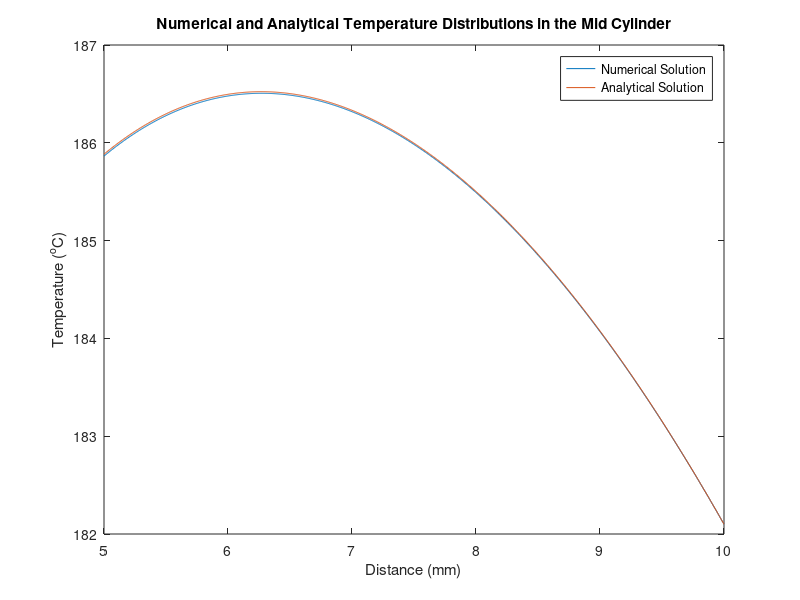
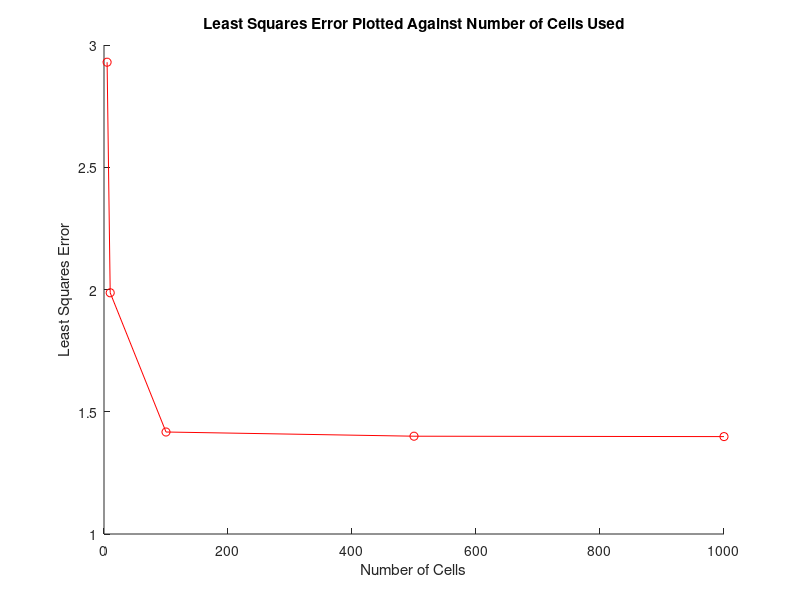

Write MATLAB code to recreate these figures, in order.
%{
MAE 131A Numerical Homework 1
Written by Jake Sudduth and Juni Mireles, 10/16/2025
<=========================================================================>
Creates a 1D mesh and solves the heat equation for a hollow cylinder with
an outer shell. Heat flux into the center of the tube, heat generation in
the mid portion, and a thin outer metal layer with convection boundary.
Compares with analytical solution and calculates error depending on the
number of nodes
<=========================================================================>
%}
clc; close all; clear all;

%Defining constants
r1 = 5e-3;
r2 = 10e-3;
r3 = 11e-3;
%Inner, outer, and metal radii
k = 1.9;
kg = 25;
%Thermal Conductivity of mid portion and metal
Tinf = 180+273;%K
h = 2000;     %W/m^2/K
qdot = 1.4e6;  %W/m^3
q_in = -2000;  %W/m^2
%Known temperature at the interface of middle and metal
T2 = 182.1 + 273;
%Known temperature at the metal and convection interface
T3 = 181.93 + 273;
%Convection temp and coeff, volumetric heat gen in tube, and heat flux to
%inner portion of the tube all in SI units.

%First model is run for the mid portion of the tube, for which the heat
%flux into the center is known and the temperature at the interface with
%the metal is taken to be T2

%Defining number of nodes
n_mid = [5,10,100,500,1000];

err = zeros(5,1000);
L2Err = zeros(1,5);
LinfErr = zeros(1,5);

for j = 1:1:5
%Distance between nodes
dr = (r2-r1)/n_mid(j);
%Creating nodes for metal
n_met = (r3-r2)/dr;
%Creating a vector of each node location
r = linspace(r1,r2,n_mid(j));

%%
%For interior nodes,
n_unk = n_mid(j) - 2;

%Simplifying variable
S = -qdot/k*dr^2;

%Creating A and C matrices for solving equations, [A][T]=[C]
%Check the hand work to understand where these come from
A = zeros(n_mid(j));
C = zeros(n_mid(j),1);

%Creating the A matrix for interior nodes, the one multiplying the temperatures
for i = 2:n_mid(j) - 1
    A(i,i) = -2;
    A(i,i-1) = (1 - dr / (2*r(i)) );
    A(i,i+1) = (1 + dr / (2*r(i)) );
end

%Creating the C matrix, the right hand side of the equation
for i = 1:n_mid(j)
    if i == 1, C(i) = -q_in*dr/k;
    elseif i == n_mid(j), C(i) = T2;
    else, C(i) = S;
    end
end

%Adding in boundary conditions
A(1,1) = -1;
A(1,2) = 1;
A(n_mid(j),n_mid(j)) = 1;

%Calculating Temperature
T = A\C;  %This looks backwards but is how matlab works

%Plotting the temperature over the radius
figure(1)
plot(r*10^3,T-273)
xlabel("Distance (mm)")
ylabel("Temperature (^oC)")

%%
%Plotting the analytical solution

%Temperature distribution in the mid portion
%Creating radius vector
ra = linspace(r1,r2,n_mid(j));
%Constants found by hand
C1 = -r1/k * (q_in - qdot/2*r1);
C2 = T2 + qdot/4/k * r2^2 - C1*log(r2);
%Temperature distribution from heat equation
Ta = -qdot/4/k*ra.^2 + C1.*log(ra) + C2;

figure(1)
hold on
plot(ra*10^3,Ta-273)
legend('Numerical Solution','Analytical Solution')
title('Numerical and Analytical Temperature Distributions in the Mid Cylinder')
hold off


%%
%Calculating the error

err(j,1:n_mid(j))     = T - Ta(:,1);
LinfErr(j)   = max(abs(err(j,:)));
L2Err(j)     = norm(err(j,1:n_mid(j)))/sqrt(numel(err(j,1:n_mid(j))));
end

%Plot the least squares error for each number of cells used
figure(2)
hold on
plot(n_mid,L2Err,'ro')
plot(n_mid,L2Err,'r')
hold off
title('Least Squares Error Plotted Against Number of Cells Used')
xlabel("Number of Cells")
ylabel("Least Squares Error")




